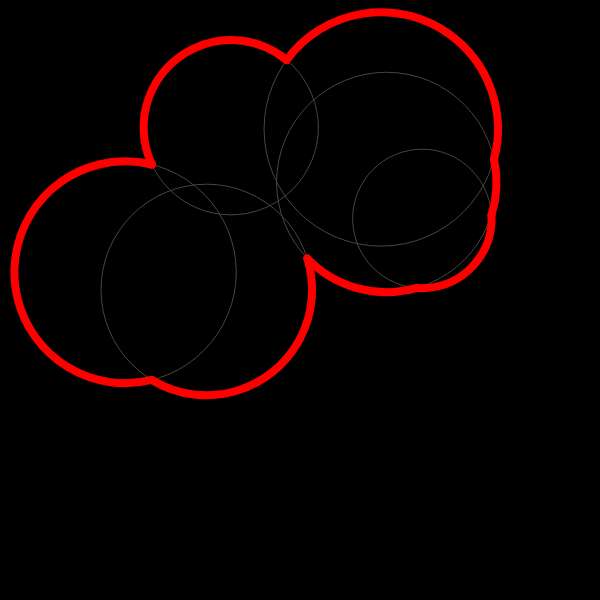
Frame 1 (no input)
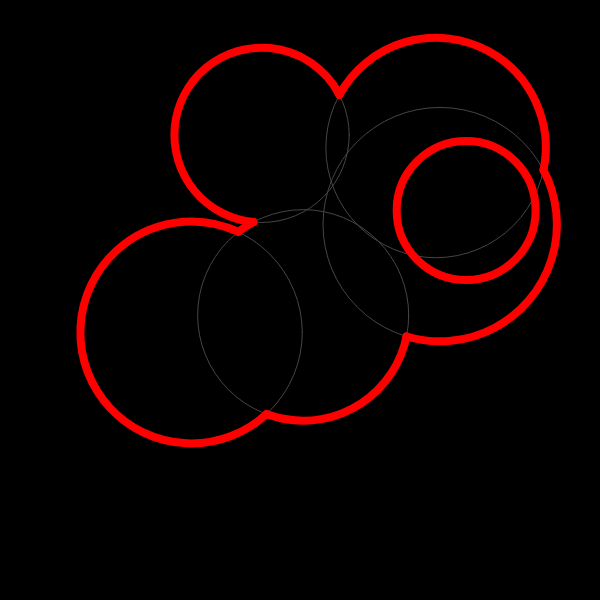
Frame 60 (no input)
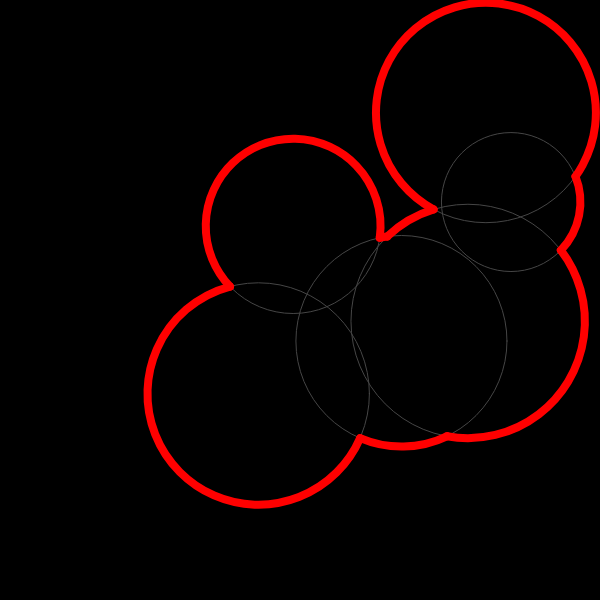
Frame 120 (the mouse pressed at the canvas centre since frame 60)

The p5.js sketch that drew these frames (run headless with seeded random() and noise() and a simulated clock; from frame 60 on, the mouse is pressed at the canvas centre):

// p5.js sketch
// ── sketch.js
//Algorithm to construct the outside outline of multiple circles that are colliding with each other
//Miguel Rodríguez
//11-02-2026

p5.disableFriendlyErrors = true
const WIDTH = 600
const HEIGHT = 600

let circles = []

function setup(){
    createCanvas(WIDTH, HEIGHT)
    for(let i = 0; i < 6; i++){
        circles.push({
            pos: createVector(random(100, WIDTH - 100), random(100, HEIGHT - 100)),
            rad: random(50, 130),
            vel: p5.Vector.random2D().mult(random(0.5, 2))
        })
    }
}

function draw(){
    background(0)
    
    for(let c of circles){
        c.pos.x += c.vel.x
        c.pos.y += c.vel.y
        if(c.pos.x - c.rad < 0 || c.pos.x + c.rad > width) c.vel.x *= -1
        if(c.pos.y - c.rad < 0 || c.pos.y + c.rad > height) c.vel.y *= -1
    }


    
    let outlines = getOutlines()


    push()
    noFill()
    stroke(70)
    for(let c of circles) ellipse(c.pos.x, c.pos.y, c.rad * 2)
    pop()

    for(let o of outlines) drawOutline(o)
}

function isCircleInsideAllCircles(circle, circles){
    for(let c of circles){
        if(p5.Vector.dist(circle.pos, c.pos) + circle.rad < c.rad - 0.01) return true
    }
    return false
}

function getOutlines(){
    let circlesSet = new Set(circles)
    let outlines = []
    let iter = 0
    while(circlesSet.size > 0 && iter < 100){
        let outline = getOutline(Array.from(circlesSet))
        if(outline.length > 0) outlines.push(outline)
        for(let o of outline) circlesSet.delete(o.circle)
        iter++
    }
    return outlines
}

function getOutline(circles){
    let outline = []

    let collLineCircle = []
    let start = createVector(0, 0)
    let end = random(circles).pos.copy()
    for(let c of circles){
        let coll = lineCircleCollision(start, end, c)
        if(coll.length > 0) collLineCircle.push({circle: c, points: coll})
    }

    let closest = getClosestPoint(start, collLineCircle)
    if(closest) collLineCircle = [closest]
    let activeCircle = closest ? closest.circle : null
    let activePoint = closest ? closest.points[0] : null

    let iter = 0

    while(iter < 1000 && activeCircle && activePoint){
        let collCircleCircle = []
        for(let i = 0; i < circles.length; i++){
            if(circles[i] === activeCircle) continue
            let coll = circleCircleCollision(activeCircle, circles[i])
            if(coll.length > 0){
                if(dist(coll[0].x, coll[0].y, activePoint.x, activePoint.y) > 0.001) collCircleCircle.push({coll: coll[0], circle: circles[i]})
                if(dist(coll[1].x, coll[1].y, activePoint.x, activePoint.y) > 0.001) collCircleCircle.push({coll: coll[1], circle: circles[i]})
            }
        }

        if(collCircleCircle.length === 0){
            outline.push({
                circle: activeCircle,
                angle: angleABC_0_to_2PI(activePoint, activeCircle.pos, end),
                start: activePoint.copy(),
                whole: true
            })
        }

        let angles = []
        for(let coll of collCircleCircle){
            let angle = angleABC_0_to_2PI(activePoint, activeCircle.pos, coll.coll)
            if(abs(angle) > 0.001) angles.push({angle, point: coll})
        }
        angles.sort((a, b) => a.angle - b.angle)
        let minAnglePoint = angles[0]
        
        if(!minAnglePoint) break
        activeCircle = minAnglePoint.point.circle
        activePoint = minAnglePoint.point.coll

        if(minAnglePoint) outline.push({
            circle: activeCircle,
            angle: angleABC_0_to_2PI(activePoint, activeCircle.pos, minAnglePoint.point.coll),
            start: activePoint.copy(),
            whole: false
        })


        if(finishedOutline(outline)) break
        iter++
    }

    return outline
}

function drawOutline(outline){
    //using the arc function
    push()
    noFill()
    stroke(255, 0, 0)
    strokeWeight(8)
    for(let i = 0; i < outline.length; i++){
        let current = outline[i]
        let next = outline[(i + 1) % outline.length]
        let startPos = current.start
        let endPos = next.start
        let center = current.circle.pos
        let radius = current.circle.rad

        let startAngle = atan2(startPos.y - center.y, startPos.x - center.x)
        let endAngle = atan2(endPos.y - center.y, endPos.x - center.x)

        // Ensure the arc is drawn in the correct direction
        if (endAngle < startAngle) {
            endAngle += TWO_PI
        }

        if(current.whole){
            startAngle = 0
            endAngle = TWO_PI
        }

        arc(center.x, center.y, radius * 2, radius * 2, startAngle, endAngle)
    }
    pop()
}

function finishedOutline(outline){
    if(outline.length < 2) return false
    let first = outline[0]
    let last = outline[outline.length - 1]
    return first.circle === last.circle && dist(first.start.x, first.start.y, last.start.x, last.start.y) < 0.01
}

// function collNotInOutline(coll, minAnglePoints){
//     for(let minAnglePoint of minAnglePoints){
//         if(minAnglePoint && minAnglePoint.point && minAnglePoint.point.coll){
//             if(coll[0].equals(minAnglePoint.point.coll) || coll[1].equals(minAnglePoint.point.coll)) return false
//         }
//     }
//     return true
// }

function angleABC_0_to_2PI(A, B, C) {
  let BA = p5.Vector.sub(A, B);
  let BC = p5.Vector.sub(C, B);

  let angle = atan2(
    BA.x * BC.y - BA.y * BC.x, // cross
    BA.x * BC.x + BA.y * BC.y  // dot
  );

  // Convert from (-PI → PI) to (0 → TWO_PI)
  if (angle < 0) angle += TWO_PI;

  return angle; // radians in range [0, TWO_PI)
}



function circleCircleCollision(c1, c2){
    let d = p5.Vector.dist(c1.pos, c2.pos)
    if(d > c1.rad + c2.rad || d < abs(c1.rad - c2.rad)) return [] // no intersection

    let a = (c1.rad * c1.rad - c2.rad * c2.rad + d * d) / (2 * d)
    let h = sqrt(c1.rad * c1.rad - a * a)

    let mid = p5.Vector.add(c1.pos, p5.Vector.mult(p5.Vector.sub(c2.pos, c1.pos), a / d))

    let offset = p5.Vector.mult(p5.Vector.sub(c2.pos, c1.pos).rotate(HALF_PI).normalize(), h)

    return [p5.Vector.add(mid, offset), p5.Vector.sub(mid, offset)]
}   

function lineCircleCollision(start, end, circle) {
  let dir = p5.Vector.sub(end, start);
  let f = p5.Vector.sub(start, circle.pos);

  let a = dir.dot(dir);
  let b = 2 * f.dot(dir);
  let c = f.dot(f) - circle.rad * circle.rad;

  let discriminant = b * b - 4 * a * c;
  if (discriminant < 0) return []; // no intersection

  discriminant = sqrt(discriminant);

  let t1 = (-b - discriminant) / (2 * a);
  let t2 = (-b + discriminant) / (2 * a);

  let collisions = [];

  if (t1 >= 0 && t1 <= 1) {
    collisions.push(
      p5.Vector.add(start, p5.Vector.mult(dir, t1))
    );
  }

  if (t2 >= 0 && t2 <= 1 && discriminant !== 0) {
    collisions.push(
      p5.Vector.add(start, p5.Vector.mult(dir, t2))
    );
  }

  return collisions; // [] | [point] | [point1, point2]
}

function getClosestPoint(start, points){
    let closest = null
    let minDist = Infinity
    for(let coll of points){
        let d = p5.Vector.dist(start, coll.points[0])
        if(d < minDist){
            minDist = d
            let closestLocal = coll.points[0]
            for(let p of coll.points){
                let distP = p5.Vector.dist(start, p)
                if(distP < minDist){
                    minDist = distP
                    closestLocal = p
                }
            }
            closest = {circle: coll.circle, points: [closestLocal]}
        }
    }
    return closest
}
